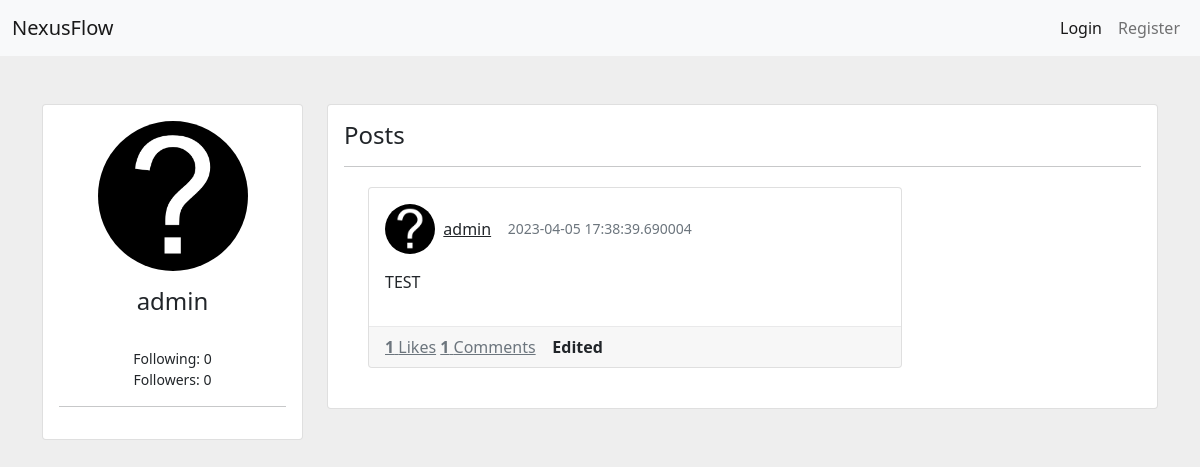
Before: /u/admin with the older database file.
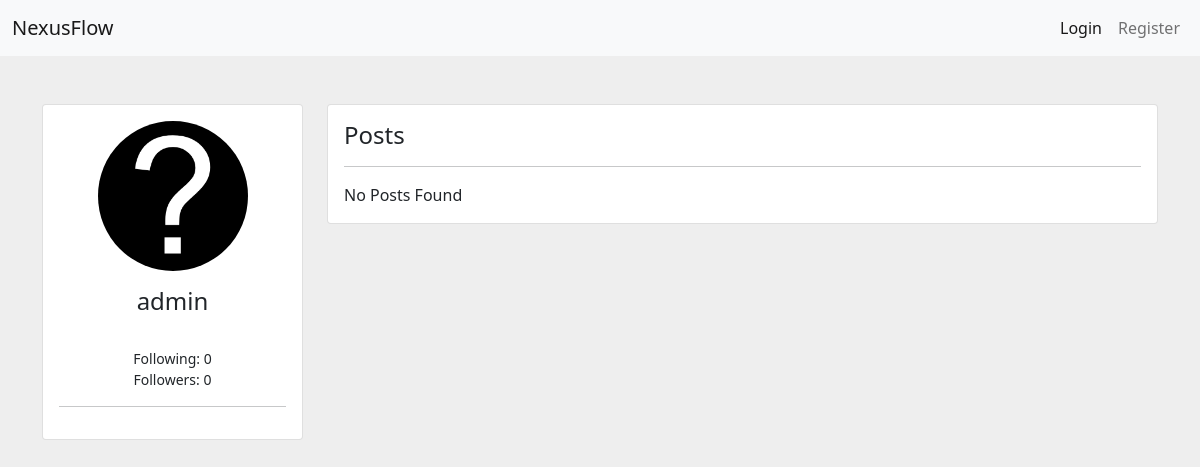
After: the same page with the newer database file.
### app.py (models this page shows)
class Serializer(object):
	def serialize(self):
		return {c: getattr(self, c) for c in inspect(self).attrs.keys()}
	@staticmethod
	def serialize_list(l):
		return [m.serialize() for m in l]

class Users(db.Model, Serializer):
	id = db.Column(db.Integer, primary_key=True)
	public_id = db.Column(db.String())
	bio = db.Column(db.String(150))
	name = db.Column(db.String(50))
	password = db.Column(db.String(500))
	pfpurl = db.Column(db.String(150))
	likedposts = db.Column(db.String(), default="")
	followers = db.Column(db.String(), default="")
	followercount = db.Column(db.Integer, default=0)
	followingcount = db.Column(db.Integer, default=0)
	following = db.Column(db.String(), default="")
	blocked = db.Column(db.String(), default="")
	posts = db.Column(db.String(), default="")
	admin = db.Column(db.Boolean)

class Posts(db.Model):
	id = db.Column(db.Integer, primary_key=True, autoincrement=True)
	pub_id = db.Column(db.String(75))
	date_created = db.Column(db.DateTime, default=datetime.utcnow)
	content = db.Column(db.String(2000))
	parentpost = db.Column(db.String())
	creator = db.Column(db.String(50))
	subpost = db.Column(db.String())
	likes = db.Column(db.Integer)
	comments = db.Column(db.Integer)
	del_allow = db.Column(db.Boolean)
	isreply = db.Column(db.Boolean)
	edited = db.Column(db.Boolean)

### app.py (the view, shortened to what this page needs)
@app.route('/u/<string:user>')
def showuser(user):
	following = False
	blocked = False
	otherblocked = False
	followed = False
	userlist = Users.query.filter_by(name=user).first()
	if not userlist:
		return f"User {user}: not found", 404
	posts = []
	myuser = getuserfromtoken(request.cookies.get('token'))
	if userlist.posts != "" and userlist.posts != None:
		for post in str(userlist.posts).split(','):
			posts.append(Posts.query.filter_by(pub_id=post).first())
	posts = list(filter(None, posts))
	if myuser == None:
		myuser = {}
	return render_template('newuser.html',
	                       myuser=myuser,
	                       taruser=userlist,
	                       posts=posts,
	                       following=following,
	                       followed=followed,
	                       blockedbyother=otherblocked,
	                       blocked=blocked)

### app.py (called while the page is built, shortened)
def human_format(num):
    num = float('{:.3g}'.format(num))
    magnitude = 0
    while abs(num) >= 1000:
        magnitude += 1
        num /= 1000.0
    return '{}{}'.format('{:f}'.format(num).rstrip('0').rstrip('.'), ['', 'K', 'M', 'B', 'T'][magnitude])

@app.context_processor
def inject_now():
	return {'now': datetime.utcnow()}

@app.template_filter('format')
def format(num):
	return human_format(num)

def getuserfromtoken(token):
	if not token:
		return None

### templates/newuser.html (shortened to what this page needs)
<!DOCTYPE html>
<html lang="en">
<head>
    <link href="https://cdn.jsdelivr.net/npm/bootstrap@5.0.0/dist/css/bootstrap.min.css" rel="stylesheet" >
</head>
<body>
{% set user = myuser %}
{% include "header.html" %}
    <div class="container my-5">
        <div class="row">
            <div class="col-md-3">
                <div class="card">
                    <div class="card-body text-center">
                        <img src="{{taruser.pfpurl}}" alt="Profile Picture" class="rounded-circle mb-3" width="150px" height="150px">
                        <h4>{{taruser.name}}</h4>
											{% if taruser.admin == True %} </a> <div id="admin">Admin</div> {% else%} </a> {% endif %}<br>
											<small>
												<div data-bs-toggle="tooltip" data-bs-placement="top" title="{{"{:,}".format(taruser.followingcount)}}">
												Following: {{ taruser.followingcount | format }}
												</div>
												<div data-bs-toggle="tooltip" data-bs-placement="top" title="{{"{:,}".format(taruser.followercount)}}">
												Followers: {{ taruser.followercount | format }}<br>
												</div>
											</small>
                        <hr>
                    </div>
                </div>
            </div>
            <div class="col-md-9">
                <div class="card">
                    <div class="card-body">
                        <h4>Posts</h4>
                        <hr>
                        {% if posts == [] %}
                            <div>No Posts Found</div>
                        {% else %}
                        {% for post in posts %}
                        <div class="container posts-content">
                            <div class="row">
                                <div class="col-lg-6">
                                    <div class="card mb-4">
                                      <div class="card-body">
                                        <div class="media mb-3">
                                          <div class="d-flex align-items-center">
                                            <img src="{{taruser['pfpurl']}}" class="rounded-circle" alt="" width="50px" height="50px"> &nbsp;&nbsp;
                                            <div class="media-body ml-3">
                                              <a href="/u/{{taruser['name']}}">{{taruser['name']}}{% if taruser.admin == True %} </a> <div id="admin">Admin</div> {% else%} </a> {% endif %}
                                            </div>&nbsp;&nbsp;&nbsp;&nbsp;
                                            <div class="text-muted small">{{post['date_created']}} </div>
                                          </div>
                                        </div>
                                        <div id="content{{post['pub_id']}}">
                                        <p id="content-text{{post['pub_id']}}">
                                                            {{post['content']|markdown}}
                                        </p>
                                        </div>
                                      </div>
                                      <div class="card-footer">
                                        <a href="javascript:send('{{post['pub_id']}}')" class="d-inline-block text-muted">
                                            <strong>{{post['likes']}}</strong> Likes
                                        </a>
                                        <a href="/p/{{post['pub_id']}}" class="d-inline-block text-muted ml-3">
                                            <strong>{{post['comments']}}</strong> Comments
                                        </a>
                                        {% if post['edited'] == True %}
                                            <strong>Edited</strong>
                                        {% endif %}
                                      </div>
                                    </div>
                                </div>
                        </div>
                        </div>
                        {% endfor %}
                        {% endif %}
                    </div>
                </div>
            </div>
        </div>
    </div>
</body>
</html>

### templates/header.html (shortened to what this page needs)
    <nav class="navbar navbar-expand-lg navbar-light bg-light">
        <div class="container-fluid">
            <a class="navbar-brand" href="/">NexusFlow</a>
                <ul class="navbar-nav">
                    {% if user != {} %}
                    <li class="nav-item">
                        <a class="nav-link active" aria-current="page" href="/post/create">Create Post</a>
                    </li>
                    <li class="nav-item">
                        <a class="nav-link" href="/u/{{user.name}}">Profile</a>
                    </li>
                    <li class="nav-item dropdown d-flex me-2">
                        <a class="nav-link dropdown-toggle" href="#" id="navbarDropdownMenuLink" role="button" data-bs-toggle="dropdown" aria-expanded="false">
                            <img src="{{user.pfpurl}}" alt="" width="24" height="24" class="d-inline-block align-text-top profile-image">
                            {{user.name}}
                        </a>
                        <ul class="dropdown-menu dropdown-menu-end" aria-labelledby="navbarDropdownMenuLink">
                            <li><a class="dropdown-item" href="javascript:logout()">Logout</a></li>
                            <li><a class="dropdown-item" href="/settings">Settings</a></li>
                        </ul>
                    </li>
                    {% else %}
                    <li class="nav-item">
                        <a class="nav-link active" aria-current="page" href="/login">Login</a>
                    </li>
                    <li class="nav-item">
                        <a class="nav-link" href="/register">Register</a>
                    </li>
                    {% endif %}
                </ul>
        </div>
    </nav>

### templates/newuser.html (style rules this page uses)
body { background:#eee; }
a { color: inherit; }
.d-flex, .d-inline-flex, .media, .media>:not(.media-body), .jumbotron, .card { -ms-flex-negative: 1; flex-shrink: 1; }
.card-footer, .card hr { border-color: rgba(24,28,33,0.06); }

Changed rows visible on the page:
removed Posts: pfpurl (picture), {{ taruser['name'] }} "admin", date_created "2023-04-05 17:38:39.690004", content "TEST", likes "1", comments "1", edited "Edited"
Other visible differences:
text now shown: "No Posts Found"
